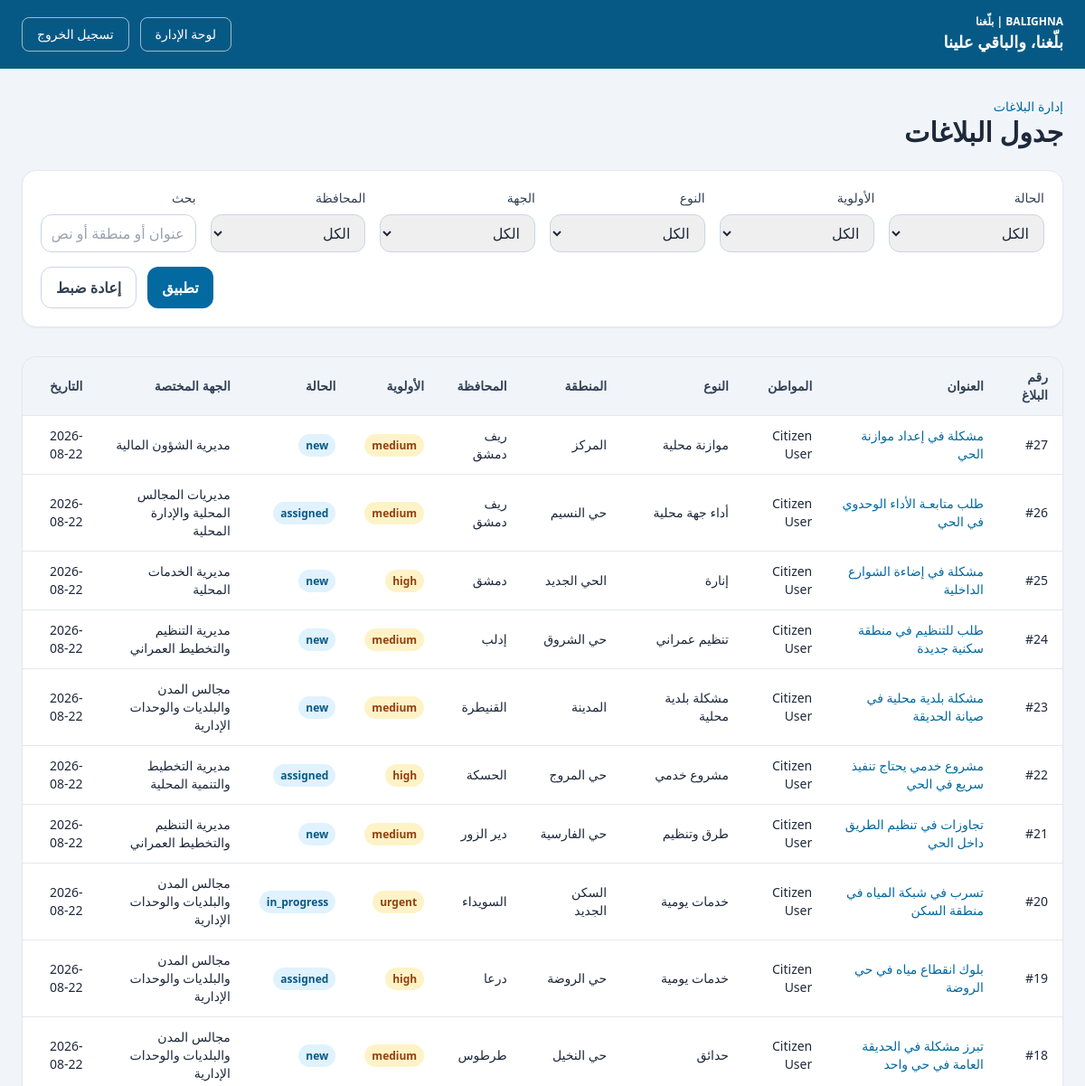
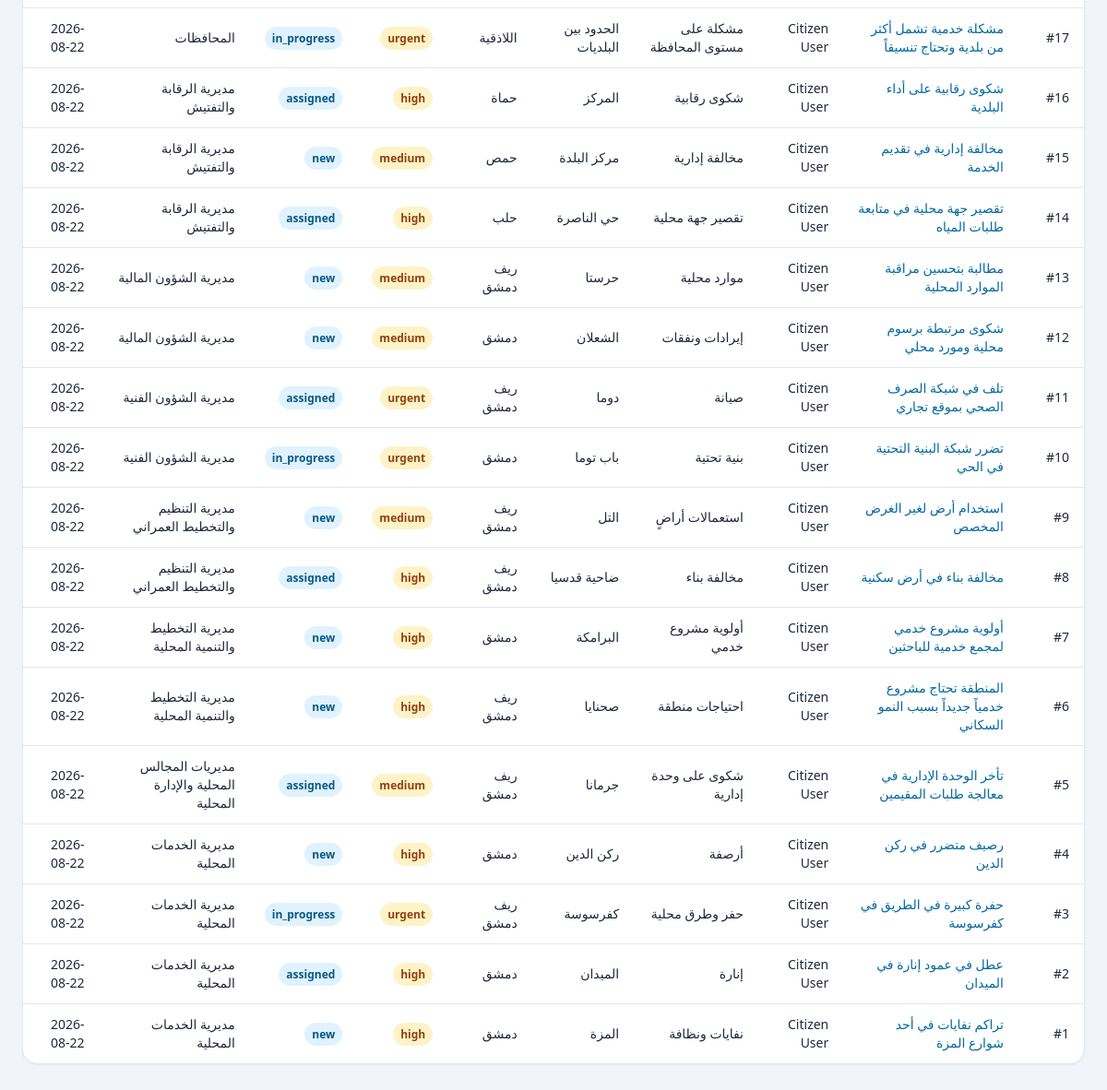
Screenshot of /admin/complaints (signed in) with the database file from the repository (2 pictures, top to bottom).
### app/models/complaint.py (models this page shows)
class Complaint(Base):
    __tablename__ = "complaints"
    id: Mapped[int] = mapped_column(primary_key=True, index=True)
    user_id: Mapped[int] = mapped_column(ForeignKey("users.id"), nullable=False)
    category_id: Mapped[int | None] = mapped_column(ForeignKey("categories.id"), nullable=True)
    department_id: Mapped[int | None] = mapped_column(ForeignKey("departments.id"), nullable=True)
    title: Mapped[str] = mapped_column(String(255), nullable=False)
    description: Mapped[str] = mapped_column(Text, nullable=False)
    address: Mapped[str | None] = mapped_column(String(255), nullable=True)
    area: Mapped[str | None] = mapped_column(String(255), nullable=True)
    governorate: Mapped[str | None] = mapped_column(String(255), nullable=True)
    latitude: Mapped[float | None] = mapped_column(Float, nullable=True)
    longitude: Mapped[float | None] = mapped_column(Float, nullable=True)
    image_path: Mapped[str | None] = mapped_column(String(500), nullable=True)
    priority: Mapped[str] = mapped_column(String(50), default="medium", nullable=False)
    status: Mapped[str] = mapped_column(String(50), default="new", nullable=False)
    routing_reason: Mapped[str | None] = mapped_column(Text, nullable=True)
    routing_confidence: Mapped[float | None] = mapped_column(Float, nullable=True)
    assigned_at: Mapped[datetime | None] = mapped_column(DateTime(timezone=True), nullable=True)
    resolved_at: Mapped[datetime | None] = mapped_column(DateTime(timezone=True), nullable=True)
    created_at: Mapped[datetime] = mapped_column(DateTime(timezone=True), default=lambda: datetime.now(timezone.utc), nullable=False)
    updated_at: Mapped[datetime] = mapped_column(
        DateTime(timezone=True),
        default=lambda: datetime.now(timezone.utc),
        onupdate=lambda: datetime.now(timezone.utc),
        nullable=False,
    )
    user: Mapped["User"] = relationship(back_populates="complaints")
    category: Mapped["Category"] = relationship(back_populates="complaints")
    department: Mapped["Department"] = relationship(back_populates="complaints")
    comments: Mapped[list["Comment"]] = relationship(back_populates="complaint")
    updates: Mapped[list["ComplaintUpdate"]] = relationship(back_populates="complaint")

### app/models/user.py (models this page shows)
class User(Base):
    __tablename__ = "users"
    id: Mapped[int] = mapped_column(primary_key=True, index=True)
    name: Mapped[str] = mapped_column(String(150), nullable=False)
    email: Mapped[str] = mapped_column(String(255), unique=True, index=True, nullable=False)
    hashed_password: Mapped[str] = mapped_column(String(255), nullable=False)
    role: Mapped[str] = mapped_column(String(50), default="citizen", nullable=False)
    created_at: Mapped[datetime] = mapped_column(DateTime(timezone=True), default=lambda: datetime.now(timezone.utc), nullable=False)
    updated_at: Mapped[datetime] = mapped_column(
        DateTime(timezone=True),
        default=lambda: datetime.now(timezone.utc),
        onupdate=lambda: datetime.now(timezone.utc),
        nullable=False,
    )
    complaints: Mapped[list["Complaint"]] = relationship(back_populates="user")
    comments: Mapped[list["Comment"]] = relationship(back_populates="user")
    complaint_updates: Mapped[list["ComplaintUpdate"]] = relationship(back_populates="user")

### app/models/category.py (models this page shows)
class Category(Base):
    __tablename__ = "categories"
    id: Mapped[int] = mapped_column(primary_key=True, index=True)
    name: Mapped[str] = mapped_column(String(200), nullable=False)
    slug: Mapped[str] = mapped_column(String(200), unique=True, index=True, nullable=False)
    description: Mapped[str | None] = mapped_column(Text, nullable=True)
    created_at: Mapped[datetime] = mapped_column(DateTime(timezone=True), default=lambda: datetime.now(timezone.utc), nullable=False)
    updated_at: Mapped[datetime] = mapped_column(
        DateTime(timezone=True),
        default=lambda: datetime.now(timezone.utc),
        onupdate=lambda: datetime.now(timezone.utc),
        nullable=False,
    )
    complaints: Mapped[list["Complaint"]] = relationship(back_populates="category")

### app/models/department.py (models this page shows)
class Department(Base):
    __tablename__ = "departments"
    id: Mapped[int] = mapped_column(primary_key=True, index=True)
    name: Mapped[str] = mapped_column(String(255), nullable=False)
    slug: Mapped[str] = mapped_column(String(255), unique=True, index=True, nullable=False)
    description: Mapped[str] = mapped_column(Text, nullable=False)
    scope: Mapped[str] = mapped_column(String(50), nullable=False, default="directorate")
    created_at: Mapped[datetime] = mapped_column(DateTime(timezone=True), default=lambda: datetime.now(timezone.utc), nullable=False)
    updated_at: Mapped[datetime] = mapped_column(
        DateTime(timezone=True),
        default=lambda: datetime.now(timezone.utc),
        onupdate=lambda: datetime.now(timezone.utc),
        nullable=False,
    )
    complaints: Mapped[list["Complaint"]] = relationship(back_populates="department")

### app/routers/auth.py (the view)
@router.get("/admin/complaints")
async def admin_complaints_list(
    request: Request,
    user: User = Depends(require_role("admin")),
    db: Session = Depends(get_db),
    status: str | None = Query(default=None),
    priority: str | None = Query(default=None),
    category: str | None = Query(default=None),
    department: str | None = Query(default=None),
    governorate: str | None = Query(default=None),
    search: str | None = Query(default=None),
):
    stmt = (
        select(Complaint)
        .options(selectinload(Complaint.user), selectinload(Complaint.category), selectinload(Complaint.department))
        .order_by(Complaint.created_at.desc())
    )
    if status:
        stmt = stmt.where(Complaint.status == status)
    if priority:
        stmt = stmt.where(Complaint.priority == priority)
    if category:
        stmt = stmt.where(Complaint.category_id == int(category))
    if department:
        stmt = stmt.where(Complaint.department_id == int(department))
    if governorate:
        stmt = stmt.where(Complaint.governorate == governorate)
    if search:
        term = f"%{search.strip()}%"
        stmt = stmt.where(
            or_(
                Complaint.title.ilike(term),
                Complaint.description.ilike(term),
                Complaint.address.ilike(term),
                Complaint.area.ilike(term),
                Complaint.governorate.ilike(term),
            )
        )
    complaints = db.scalars(stmt).all()
    categories = db.scalars(select(Category).order_by(Category.name.asc())).all()
    departments = db.scalars(select(Department).order_by(Department.name.asc())).all()
    governorates = SYRIAN_GOVERNORATES
    return templates.TemplateResponse(
        request,
        "admin_complaints.html",
        {
            "title": "إدارة البلاغات",
            "user": user,
            "slogan": settings.project_slogan,
            "complaints": complaints,
            "categories": categories,
            "departments": departments,
            "governorates": governorates,
            "status_filter": status,
            "priority_filter": priority,
            "category_filter": category,
            "department_filter": department,
            "governorate_filter": governorate,
            "search": search,
        },
    )

### app/templates/admin_complaints.html (shortened to what this page needs)
<!DOCTYPE html>
<html lang="ar" dir="rtl">
  <head>
    <script src="https://cdn.tailwindcss.com"></script>
  </head>
  <body class="bg-slate-100 text-slate-800" dir="rtl">
    <nav class="bg-sky-800 text-white">
      <div class="mx-auto flex max-w-7xl items-center justify-between px-6 py-4">
        <div>
          <div class="text-xs font-semibold">BALIGHNA | بلّغنا</div>
          <div class="text-lg font-bold">{{ slogan }}</div>
        </div>
        <div class="flex items-center gap-3">
          <a href="/admin" class="rounded-lg border border-white/60 px-4 py-2 text-sm font-medium hover:bg-white/10">لوحة الإدارة</a>
          <form method="post" action="/logout">
            <button type="submit" class="rounded-lg border border-white/60 px-4 py-2 text-sm font-medium hover:bg-white/10">تسجيل الخروج</button>
          </form>
        </div>
      </div>
    </nav>
    <main class="mx-auto max-w-7xl px-6 py-8">
      <div class="mb-6 flex items-center justify-between">
        <div>
          <p class="text-sm text-sky-700">إدارة البلاغات</p>
          <h1 class="text-3xl font-bold">جدول البلاغات</h1>
        </div>
      </div>
      <form method="get" class="mb-8 grid gap-4 rounded-2xl border border-slate-200 bg-white p-5 shadow-sm md:grid-cols-6">
        <div>
          <label class="mb-2 block text-sm font-medium text-slate-700">الحالة</label>
          <select name="status" class="w-full rounded-xl border border-slate-300 px-3 py-2">
            <option value="">الكل</option>
          </select>
        </div>
        <div>
          <label class="mb-2 block text-sm font-medium text-slate-700">الأولوية</label>
          <select name="priority" class="w-full rounded-xl border border-slate-300 px-3 py-2">
            <option value="">الكل</option>
          </select>
        </div>
        <div>
          <label class="mb-2 block text-sm font-medium text-slate-700">النوع</label>
          <select name="category" class="w-full rounded-xl border border-slate-300 px-3 py-2">
            <option value="">الكل</option>
          </select>
        </div>
        <div>
          <label class="mb-2 block text-sm font-medium text-slate-700">الجهة</label>
          <select name="department" class="w-full rounded-xl border border-slate-300 px-3 py-2">
            <option value="">الكل</option>
          </select>
        </div>
        <div>
          <label class="mb-2 block text-sm font-medium text-slate-700">المحافظة</label>
          <select name="governorate" class="w-full rounded-xl border border-slate-300 px-3 py-2">
            <option value="">الكل</option>
          </select>
        </div>
        <div>
          <label class="mb-2 block text-sm font-medium text-slate-700">بحث</label>
          <input type="text" name="search" value="{{ search or '' }}" class="w-full rounded-xl border border-slate-300 px-3 py-2" placeholder="عنوان أو منطقة أو نص" />
        </div>
        <div class="md:col-span-6 flex justify-end gap-3">
          <button type="submit" class="rounded-xl bg-sky-700 px-4 py-2.5 font-semibold text-white hover:bg-sky-800">تطبيق</button>
          <a href="/admin/complaints" class="rounded-xl border border-slate-300 bg-white px-4 py-2.5 font-semibold text-slate-700 hover:bg-slate-50">إعادة ضبط</a>
        </div>
      </form>
      <div class="overflow-x-auto rounded-2xl border border-slate-200 bg-white shadow-sm">
        <table class="min-w-full text-right text-sm">
          <thead class="bg-slate-100 text-slate-700">
            <tr>
              <th class="px-4 py-3">رقم البلاغ</th>
              <th class="px-4 py-3">العنوان</th>
              <th class="px-4 py-3">المواطن</th>
              <th class="px-4 py-3">النوع</th>
              <th class="px-4 py-3">المنطقة</th>
              <th class="px-4 py-3">المحافظة</th>
              <th class="px-4 py-3">الأولوية</th>
              <th class="px-4 py-3">الحالة</th>
              <th class="px-4 py-3">الجهة المختصة</th>
              <th class="px-4 py-3">التاريخ</th>
            </tr>
          </thead>
          <tbody>
            {% for complaint in complaints %}
            <tr class="border-t border-slate-200 hover:bg-slate-50">
              <td class="px-4 py-3">#{{ complaint.id }}</td>
              <td class="px-4 py-3"><a href="/admin/complaints/{{ complaint.id }}" class="font-medium text-sky-700 hover:underline">{{ complaint.title }}</a></td>
              <td class="px-4 py-3">{{ complaint.user.name if complaint.user else 'غير معروف' }}</td>
              <td class="px-4 py-3">{{ complaint.category.name if complaint.category else 'غير محدد' }}</td>
              <td class="px-4 py-3">{{ complaint.area or 'غير محدد' }}</td>
              <td class="px-4 py-3">{{ complaint.governorate or 'غير محدد' }}</td>
              <td class="px-4 py-3"><span class="rounded-full bg-amber-100 px-2 py-1 text-xs font-semibold text-amber-800">{{ complaint.priority }}</span></td>
              <td class="px-4 py-3"><span class="rounded-full bg-sky-100 px-2 py-1 text-xs font-semibold text-sky-800">{{ complaint.status }}</span></td>
              <td class="px-4 py-3">{{ complaint.department.name if complaint.department else 'لم يتم التوجيه' }}</td>
              <td class="px-4 py-3">{{ complaint.created_at.strftime('%Y-%m-%d') }}</td>
            </tr>
            {% else %}
            <tr>
              <td colspan="10" class="px-4 py-8 text-center text-slate-500">لا توجد بلاغات</td>
            </tr>
            {% endfor %}
          </tbody>
        </table>
      </div>
    </main>
  </body>
</html>

### rows the page displays
Complaint: id "27", title "مشكلة في إعداد موازنة الحي", user "Citizen User", category "موازنة محلية", area "المركز", governorate "ريف دمشق", priority "medium", status "new", department "مديرية الشؤون المالية", created_at "2026-08-22"
Complaint: id "26", title "طلب متابعـة الأداء الوحدوي في الحي", user "Citizen User", category "أداء جهة محلية", area "حي النسيم", governorate "ريف دمشق", priority "medium", status "assigned", department "مديريات المجالس المحلية والإدارة المحلية", created_at "2026-08-22"
Complaint: id "25", title "مشكلة في إضاءة الشوارع الداخلية", user "Citizen User", category "إنارة", area "الحي الجديد", governorate "دمشق", priority "high", status "new", department "مديرية الخدمات المحلية", created_at "2026-08-22"
Complaint: id "24", title "طلب للتنظيم في منطقة سكنية جديدة", user "Citizen User", category "تنظيم عمراني", area "حي الشروق", governorate "إدلب", priority "medium", status "new", department "مديرية التنظيم والتخطيط العمراني", created_at "2026-08-22"
Complaint: id "23", title "مشكلة بلدية محلية في صيانة الحديقة", user "Citizen User", category "مشكلة بلدية محلية", area "المدينة", governorate "القنيطرة", priority "medium", status "new", department "مجالس المدن والبلديات والوحدات الإدارية", created_at "2026-08-22"
Complaint: id "22", title "مشروع خدمي يحتاج تنفيذ سريع في الحي", user "Citizen User", category "مشروع خدمي", area "حي المروج", governorate "الحسكة", priority "high", status "assigned", department "مديرية التخطيط والتنمية المحلية", created_at "2026-08-22"
Complaint: id "21", title "تجاوزات في تنظيم الطريق داخل الحي", user "Citizen User", category "طرق وتنظيم", area "حي الفارسية", governorate "دير الزور", priority "medium", status "new", department "مديرية التنظيم والتخطيط العمراني", created_at "2026-08-22"
Complaint: id "20", title "تسرب في شبكة المياه في منطقة السكن", user "Citizen User", category "خدمات يومية", area "السكن الجديد", governorate "السويداء", priority "urgent", status "in_progress", department "مجالس المدن والبلديات والوحدات الإدارية", created_at "2026-08-22"
Complaint: id "19", title "بلوك انقطاع مياه في حي الروضة", user "Citizen User", category "خدمات يومية", area "حي الروضة", governorate "درعا", priority "high", status "assigned", department "مجالس المدن والبلديات والوحدات الإدارية", created_at "2026-08-22"
Complaint: id "18", title "تبرز مشكلة في الحديقة العامة في حي واحد", user "Citizen User", category "حدائق", area "حي النخيل", governorate "طرطوس", priority "medium", status "new", department "مجالس المدن والبلديات والوحدات الإدارية", created_at "2026-08-22"
Complaint: id "17", title "مشكلة خدمية تشمل أكثر من بلدية وتحتاج تنسيقاً", user "Citizen User", category "مشكلة على مستوى المحافظة", area "الحدود بين البلديات", governorate "اللاذقية", priority "urgent", status "in_progress", department "المحافظات", created_at "2026-08-22"
Complaint: id "16", title "شكوى رقابية على أداء البلدية", user "Citizen User", category "شكوى رقابية", area "المركز", governorate "حماة", priority "high", status "assigned", department "مديرية الرقابة والتفتيش", created_at "2026-08-22"
Complaint: id "15", title "مخالفة إدارية في تقديم الخدمة", user "Citizen User", category "مخالفة إدارية", area "مركز البلدة", governorate "حمص", priority "medium", status "new", department "مديرية الرقابة والتفتيش", created_at "2026-08-22"
Complaint: id "14", title "تقصير جهة محلية في متابعة طلبات المياه", user "Citizen User", category "تقصير جهة محلية", area "حي الناصرة", governorate "حلب", priority "high", status "assigned", department "مديرية الرقابة والتفتيش", created_at "2026-08-22"
Complaint: id "13", title "مطالبة بتحسين مراقبة الموارد المحلية", user "Citizen User", category "موارد محلية", area "حرستا", governorate "ريف دمشق", priority "medium", status "new", department "مديرية الشؤون المالية", created_at "2026-08-22"
Complaint: id "12", title "شكوى مرتبطة برسوم محلية ومورد محلي", user "Citizen User", category "إيرادات ونفقات", area "الشعلان", governorate "دمشق", priority "medium", status "new", department "مديرية الشؤون المالية", created_at "2026-08-22"
Complaint: id "11", title "تلف في شبكة الصرف الصحي بموقع تجاري", user "Citizen User", category "صيانة", area "دوما", governorate "ريف دمشق", priority "urgent", status "assigned", department "مديرية الشؤون الفنية", created_at "2026-08-22"
Complaint: id "10", title "تضرر شبكة البنية التحتية في الحي", user "Citizen User", category "بنية تحتية", area "باب توما", governorate "دمشق", priority "urgent", status "in_progress", department "مديرية الشؤون الفنية", created_at "2026-08-22"
Complaint: id "9", title "استخدام أرض لغير الغرض المخصص", user "Citizen User", category "استعمالات أراضٍ", area "التل", governorate "ريف دمشق", priority "medium", status "new", department "مديرية التنظيم والتخطيط العمراني", created_at "2026-08-22"
Complaint: id "8", title "مخالفة بناء في أرض سكنية", user "Citizen User", category "مخالفة بناء", area "ضاحية قدسيا", governorate "ريف دمشق", priority "high", status "assigned", department "مديرية التنظيم والتخطيط العمراني", created_at "2026-08-22"
Complaint: id "7", title "أولوية مشروع خدمي لمجمع خدمية للباحثين", user "Citizen User", category "أولوية مشروع خدمي", area "البرامكة", governorate "دمشق", priority "high", status "new", department "مديرية التخطيط والتنمية المحلية", created_at "2026-08-22"
Complaint: id "6", title "المنطقة تحتاج مشروع خدمياً جديداً بسبب النمو السكاني", user "Citizen User", category "احتياجات منطقة", area "صحنايا", governorate "ريف دمشق", priority "high", status "new", department "مديرية التخطيط والتنمية المحلية", created_at "2026-08-22"
Complaint: id "5", title "تأخر الوحدة الإدارية في معالجة طلبات المقيمين", user "Citizen User", category "شكوى على وحدة إدارية", area "جرمانا", governorate "ريف دمشق", priority "medium", status "assigned", department "مديريات المجالس المحلية والإدارة المحلية", created_at "2026-08-22"
Complaint: id "4", title "رصيف متضرر في ركن الدين", user "Citizen User", category "أرصفة", area "ركن الدين", governorate "دمشق", priority "high", status "new", department "مديرية الخدمات المحلية", created_at "2026-08-22"
Complaint: id "3", title "حفرة كبيرة في الطريق في كفرسوسة", user "Citizen User", category "حفر وطرق محلية", area "كفرسوسة", governorate "ريف دمشق", priority "urgent", status "in_progress", department "مديرية الخدمات المحلية", created_at "2026-08-22"
Complaint: id "2", title "عطل في عمود إنارة في الميدان", user "Citizen User", category "إنارة", area "الميدان", governorate "دمشق", priority "high", status "assigned", department "مديرية الخدمات المحلية", created_at "2026-08-22"
Complaint: id "1", title "تراكم نفايات في أحد شوارع المزة", user "Citizen User", category "نفايات ونظافة", area "المزة", governorate "دمشق", priority "high", status "new", department "مديرية الخدمات المحلية", created_at "2026-08-22"

### other values shown
{{ slogan }} "بلّغنا، والباقي علينا"
